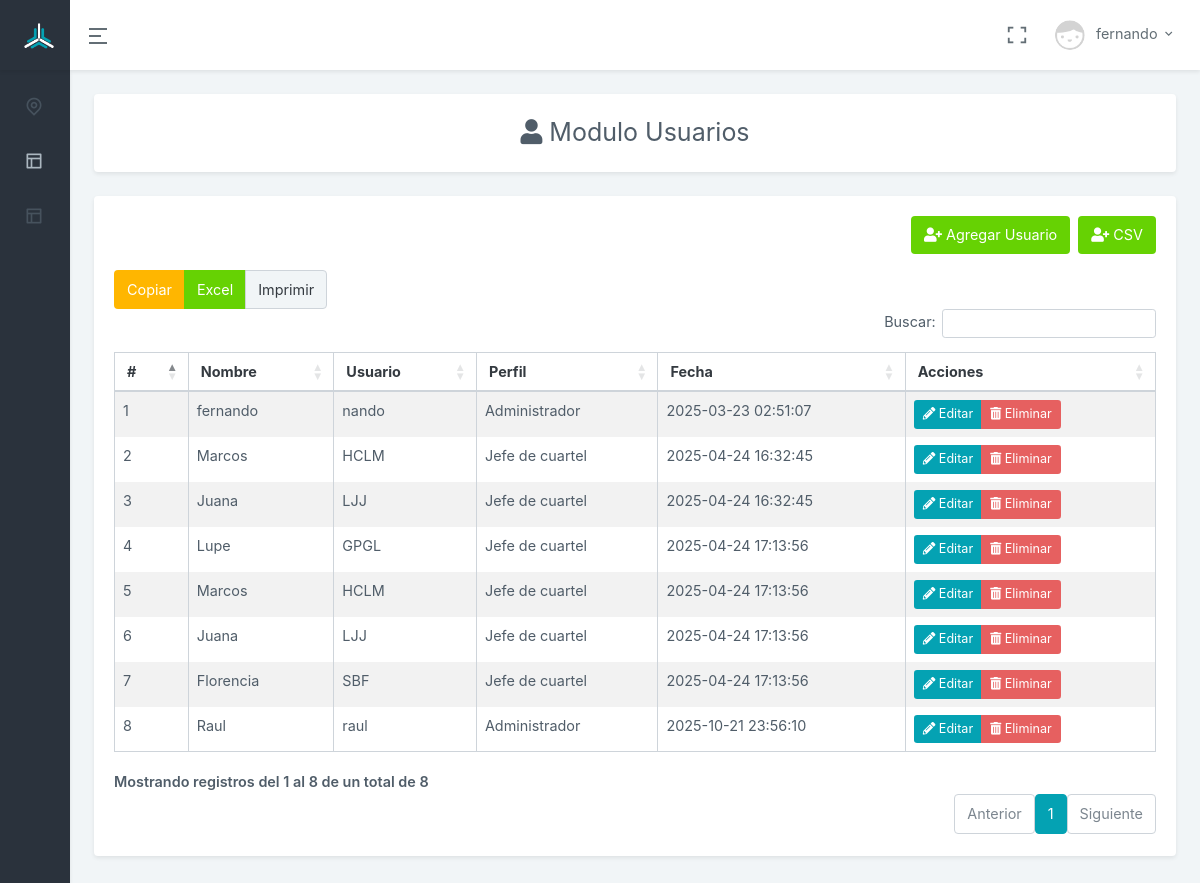
/usuarios (signed in), run on the app's committed database.
### tables this page shows
CREATE TABLE `usuarios` (
  `id` int(11) NOT NULL,
  `nombre` text NOT NULL,
  `usuario` text NOT NULL,
  `password` varchar(500) NOT NULL,
  `perfil` text NOT NULL,
  `departamento` varchar(300) NOT NULL,
  `curp` text NOT NULL,
  `fecha` timestamp NOT NULL DEFAULT current_timestamp() ON UPDATE current_timestamp()
);

### controllers/plantilla.controller.php (called while the page is built)
<?php
class ControllerPlantilla{
    public function ctrPlantilla(){
        include "views/plantilla.php";
    }
}

### index.php (called while the page is built, shortened)
<?php
require_once "controllers/plantilla.controller.php";
require_once "controllers/usuarios.controller.php";
require_once "models/usuarios.model.php";
$plantilla = new ControllerPlantilla();
$plantilla->ctrPlantilla();

### controllers/usuarios.controller.php (called while the page is built, shortened)
<?php
class ControllerUsuarios
{
    static public function ctrMostrarUsuarios($item, $valor)
    {
        $tabla = "usuarios";
        $respuesta = ModelUsuarios::mdlMostrarUsuarios($tabla, $item, $valor);
        return $respuesta;
    }
}

### models/conexion.php (called while the page is built)
<?php
class conexiondb
{
    static public function conectar()
    {
        $link = new PDO("mysql:host=localhost;dbname=adm_db", "root", "");
        $link->exec("set names utf8");
        return $link;
    }
}

### models/usuarios.model.php (called while the page is built, shortened)
<?php
require_once "conexion.php";
class ModelUsuarios{
    static public function mdlMostrarUsuarios($tabla, $item, $valor){
        if($item != null){
            $stmt = conexiondb::conectar()->prepare("SELECT * FROM $tabla WHERE $item = :$item");
            $stmt -> bindParam(":".$item, $valor, PDO::PARAM_STR);
            $stmt -> execute();
            return $stmt -> fetch();
        }else{
            $stmt = conexiondb::conectar()->prepare("SELECT * FROM $tabla");
            $stmt -> execute();
            return $stmt -> fetchAll();
        }
    }
}

### views/modules/usuarios.php (the view, shortened to what this page needs)
<div class="main-content">
    <div class="page-content">
        <div class="container-fluid">
            <div class="col-xl-12">
                <div class="card">
                    <div class="card-body text-center">
                        <div class="" style="font-size: 25px;"><i class="fas fa-user"></i> Modulo Usuarios</div>
                    </div>
                </div>
            </div>
            <div class="row">
                <div class="col-12">
                    <div class="card">
                        <div class="card-body ">
                            <div class="d-grid gap-2 d-md-flex justify-content-md-end">
                                <button type="button" class="btn btn-success d-md-block mb-3" data-bs-toggle="modal"
                                    data-bs-target="#modalAgregarUsuario"><i class="fas fa-user-plus"></i> Agregar
                                    Usuario</button>
                                <button type="button" class="btn btn-success d-md-block mb-3" data-bs-toggle="modal"
                                    data-bs-target="#modalCargarCSV"><i class="fas fa-user-plus"></i> CSV</button>
                            </div>
                            <table id="datatable-buttons "
                                class="table table-striped table-bordered dt-responsive nowrap example2 tablas"
                                style="border-collapse: collapse; border-spacing: 0; width: 100%;">
                                <thead>
                                    <tr>
                                        <th>#</th>
                                        <th>Nombre</th>
                                        <th>Usuario</th>
                                        <th>Perfil</th>
                                        <th>Fecha</th>
                                        <th>Acciones</th>
                                    </tr>
                                </thead>
                                <tbody>
                                    <?php
                                    $item = null;
                                    $valor = null;
                                    $usuarios = ControllerUsuarios::ctrMostrarUsuarios($item, $valor);
                                    foreach ($usuarios as $key => $value) {
                                        echo '<tr>
                                            <td>' . ($key + 1) . '</td>
                                            <td>' . $value["nombre"] . '</td>
                                            <td>' . $value["usuario"] . '</td>
                                            <td>' . $value["perfil"] . '</td>
                                            <td>' . $value["fecha"] . '</td>
                                            <td>
                                                <div class="btn-group">
                                                        <button class="btn btn-primary btn-sm btnEditarUsuario" idUsuario="' . $value["id"] . '" data-bs-toggle="modal" data-bs-target="#modalEditarUsuarios"><i class="fas fa-pencil-alt"></i> Editar</button>
                                                        <button class="btn btn-danger btn-sm btnEliminarUsuario" idUsuario="' . $value["id"] . '"><i class="fas fa-trash-alt"></i> Eliminar</button>
                                                </div>
                                            </td>
                                            ';
                                    }
                                    ?>
                                </tbody>
                            </table>
                        </div>
                    </div>
                </div>
            </div>
        </div>
    </div>
</div>

### views/plantilla.php (shortened to what this page needs)
<!doctype html>
<html lang="sp">
<head>
    <?php include "views/modules/html/css-link.php"; ?>
</head>
<body data-sidebar="dark" data-keep-enlarged="false" class="vertical-collpsed">
    <?php
    if (isset($_SESSION["iniciarSesion"]) && $_SESSION["iniciarSesion"] == "ok") {
        echo '<div id="layout-wrapper">';
        include "views/modules/html/menu.php";
        include "views/modules/html/header.php";
        if (isset($_GET["url"])) {
            if (
                $_GET["url"] == "usuarios" ||
                $_GET["url"] == "inicio" ||
                $_GET["url"] == "proveedores" ||
                $_GET["url"] == "sucursales" ||
                $_GET["url"] == "categorias" ||
                $_GET["url"] == "promociones" ||
                $_GET["url"] == "clientes" ||
                $_GET["url"] == "productos" ||
                $_GET["url"] == "pedidos" ||
                $_GET["url"] == "compras" ||
                $_GET["url"] == "cortes_caja" ||
                $_GET["url"] == "metas_tacos" ||
                $_GET["url"] == "pagos" ||
                $_GET["url"] == "gastos" ||
                $_GET["url"] == "ventas" ||
                $_GET["url"] == "dashboard" ||
                   $_GET["url"] == "puntos" ||
                $_GET["url"] == "404" ||
                $_GET["url"] == "login" ||
                $_GET["url"] == "salir"
            ) {
                include "views/modules/" . $_GET['url'] . ".php";
            } else {
                include "views/modules/html/404.php";
            }
        } else {
            include "views/modules/inicio/dashboard.php";
        }
        echo '</div>';
    } else {
        include "views/modules/login.php";
    }
    ?>
</body>
</html>

### views/modules/html/css-link.php (shortened to what this page needs)
<link href="views/assets/libs/admin-resources/jquery.vectormap/jquery-jvectormap-1.2.2.css" rel="stylesheet"
    type="text/css" />
<link rel="stylesheet" href="views/assets/libs/sweetalert2/sweetalert2.min.css">
<link rel="stylesheet" href="views/assets/libs/morris.js/morris.css">
<link href="views/assets/libs/datatables.net-bs4/css/dataTables.bootstrap4.min.css" rel="stylesheet" type="text/css" />
<link href="views/assets/libs/datatables.net-responsive-bs4/css/responsive.bootstrap4.min.css" rel="stylesheet"
    type="text/css" />
<link href="views/assets/css/bootstrap.min.css" id="bootstrap-style" rel="stylesheet" type="text/css" />
<link href="views/assets/css/icons.min.css" rel="stylesheet" type="text/css" />
<link href="views/assets/css/app.min.css" id="app-style" rel="stylesheet" type="text/css" />
<link href="views/assets/libs/datatables.net-bs4/css/dataTables.bootstrap4.min.css" rel="stylesheet" type="text/css" />
<link href="views/assets/libs/datatables.net-buttons-bs4/css/buttons.bootstrap4.min.css" rel="stylesheet" type="text/css" />
<link href="views/assets/libs/datatables.net-select-bs4/css//select.bootstrap4.min.css" rel="stylesheet" type="text/css" />

### views/modules/html/menu.php (shortened to what this page needs)
<div class="vertical-menu">
    <div data-simplebar class="h-100">
        <div id="sidebar-menu">
            <ul class="metismenu list-unstyled" id="side-menu">
                <?php
                $role = $_SESSION['perfil'];
                ?>
                <?php if ($role == 'Administrador'): ?>
                    <li>
                        <a href="dashboard" class="waves-effect">
                            <i class="ri-map-pin-line"></i>
                        </a>
                    </li>
                    <li>
                        <a href="javascript: void(0);" class="has-arrow waves-effect">
                            <i class="ri-layout-3-line"></i>
                        </a>
                    </li>
                <?php endif; ?>
                <?php if ($role == 'Administrador' || $role == 'Jefe de cuartel' || $role == 'Jefe de manzana'): ?>
                    <li>
                        <a href="javascript: void(0);" class="has-arrow waves-effect">
                            <i class="ri-layout-3-line"></i>
                        </a>
                    </li>
                <?php endif; ?>
            </ul>
        </div>
    </div>
</div>

### views/modules/html/header.php (shortened to what this page needs)
<header id="page-topbar">
    <div class="navbar-header">
        <div class="d-flex">
            <div class="navbar-brand-box">
                <a href="dashboard" class="logo logo-light">
                    <span class="logo-sm">
                        <img src="views/assets/images/logo-sm-light.png" alt="logo-sm-light" height="26">
                    </span>
                </a>
            </div>
            <button type="button" class="btn btn-sm px-3 font-size-24 header-item waves-effect" id="vertical-menu-btn">
                <i class="ri-menu-2-line align-middle"></i>
            </button>
        </div>
        <div class="d-flex">
            <div class="dropdown d-none d-lg-inline-block ms-1">
                <button type="button" class="btn header-item noti-icon waves-effect" data-toggle="fullscreen">
                    <i class="ri-fullscreen-line"></i>
                </button>
            </div>
            <div class="dropdown d-inline-block user-dropdown">
                <button type="button" class="btn header-item waves-effect" id="page-header-user-dropdown"
                    data-bs-toggle="dropdown" aria-haspopup="true" aria-expanded="false">
                    <img class="rounded-circle header-profile-user" src="views/assets/images/anonymous.png"
                        alt="Header Avatar">
                    <span class="d-none d-xl-inline-block ms-1"><?php echo $_SESSION["nombre"]; ?></span>
                    <i class="mdi mdi-chevron-down d-none d-xl-inline-block"></i>
                </button>
            </div>
        </div>
    </div>
</header>

### data on the page
usuarios: nombre "fernando", usuario "nando", perfil "Administrador", fecha "2025-03-23 02:51:07"
usuarios: nombre "Marcos", usuario "HCLM", perfil "Jefe de cuartel", fecha "2025-04-24 16:32:45"
usuarios: nombre "Juana", usuario "LJJ", perfil "Jefe de cuartel", fecha "2025-04-24 16:32:45"
usuarios: nombre "Lupe", usuario "GPGL", perfil "Jefe de cuartel", fecha "2025-04-24 17:13:56"
usuarios: nombre "Marcos", usuario "HCLM", perfil "Jefe de cuartel", fecha "2025-04-24 17:13:56"
usuarios: nombre "Juana", usuario "LJJ", perfil "Jefe de cuartel", fecha "2025-04-24 17:13:56"
usuarios: nombre "Florencia", usuario "SBF", perfil "Jefe de cuartel", fecha "2025-04-24 17:13:56"
usuarios: nombre "Raul", usuario "raul", perfil "Administrador", fecha "2025-10-21 23:56:10"

### other printed values
$_SESSION["nombre"] "fernando"
